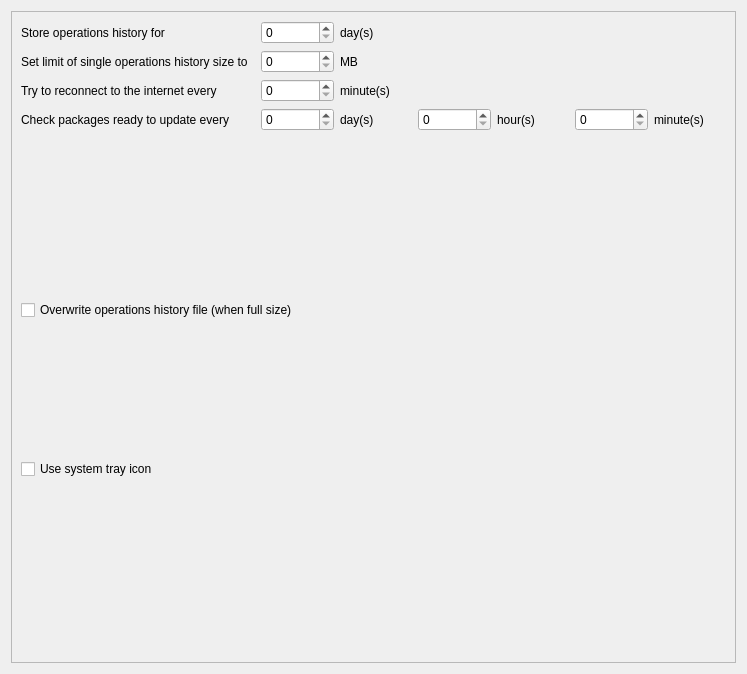
<?xml version="1.0" encoding="UTF-8"?>
<ui version="4.0">
 <class>GeneralSettings</class>
 <widget class="QWidget" name="GeneralSettings">
  <property name="geometry">
   <rect>
    <x>0</x>
    <y>0</y>
    <width>747</width>
    <height>674</height>
   </rect>
  </property>
  <layout class="QVBoxLayout" name="verticalLayout">
   <item>
    <layout class="QVBoxLayout" name="verticalLayout_2">
     <item>
      <widget class="QScrollArea" name="scrollArea">
       <property name="widgetResizable">
        <bool>true</bool>
       </property>
       <widget class="QWidget" name="scrollAreaWidgetContents">
        <property name="geometry">
         <rect>
          <x>0</x>
          <y>0</y>
          <width>725</width>
          <height>652</height>
         </rect>
        </property>
        <layout class="QVBoxLayout" name="verticalLayout_4">
         <item>
          <layout class="QGridLayout" name="gridLayout">
           <item row="2" column="1">
            <widget class="QSpinBox" name="kcfg_internet_reconnection_time_in_minutes"/>
           </item>
           <item row="3" column="1">
            <widget class="QSpinBox" name="kcfg_update_check_time_in_days"/>
           </item>
           <item row="3" column="3">
            <widget class="QSpinBox" name="kcfg_update_check_time_in_hours"/>
           </item>
           <item row="0" column="1">
            <widget class="QSpinBox" name="kcfg_history_store_time_in_days"/>
           </item>
           <item row="3" column="2">
            <widget class="QLabel" name="check_packages_for_updates_days_label">
             <property name="text">
              <string>day(s)</string>
             </property>
            </widget>
           </item>
           <item row="3" column="0">
            <widget class="QLabel" name="check_packages_for_update_label">
             <property name="text">
              <string>Check packages ready to update every </string>
             </property>
             <property name="alignment">
              <set>Qt::AlignLeading|Qt::AlignLeft|Qt::AlignVCenter</set>
             </property>
            </widget>
           </item>
           <item row="2" column="0">
            <widget class="QLabel" name="internet_reconnection_label">
             <property name="text">
              <string>Try to reconnect to the internet every </string>
             </property>
             <property name="alignment">
              <set>Qt::AlignLeading|Qt::AlignLeft|Qt::AlignVCenter</set>
             </property>
            </widget>
           </item>
           <item row="0" column="2">
            <widget class="QLabel" name="store_operations_history_days_label">
             <property name="text">
              <string>day(s)</string>
             </property>
            </widget>
           </item>
           <item row="2" column="2">
            <widget class="QLabel" name="internet_reconnection_minutes_label">
             <property name="text">
              <string>minute(s)</string>
             </property>
            </widget>
           </item>
           <item row="1" column="1">
            <widget class="QSpinBox" name="kcfg_history_file_size_limit_in_Mb"/>
           </item>
           <item row="3" column="6">
            <widget class="QLabel" name="check_packages_for_updates_minutes_label">
             <property name="text">
              <string>minute(s)</string>
             </property>
            </widget>
           </item>
           <item row="3" column="4">
            <widget class="QLabel" name="check_packages_for_updates_hours_label">
             <property name="text">
              <string>hour(s)</string>
             </property>
            </widget>
           </item>
           <item row="0" column="0">
            <widget class="QLabel" name="store_operations_history_label">
             <property name="text">
              <string>Store operations history for </string>
             </property>
             <property name="alignment">
              <set>Qt::AlignLeading|Qt::AlignLeft|Qt::AlignVCenter</set>
             </property>
            </widget>
           </item>
           <item row="1" column="0">
            <widget class="QLabel" name="set_single_operations_history_limit_label">
             <property name="text">
              <string>Set limit of single operations history size to  </string>
             </property>
             <property name="alignment">
              <set>Qt::AlignLeading|Qt::AlignLeft|Qt::AlignVCenter</set>
             </property>
            </widget>
           </item>
           <item row="3" column="5">
            <widget class="QSpinBox" name="kcfg_update_check_time_in_minutes"/>
           </item>
           <item row="1" column="2">
            <widget class="QLabel" name="set_single_operations_history_limit_mb_label">
             <property name="text">
              <string>MB</string>
             </property>
            </widget>
           </item>
          </layout>
         </item>
         <item>
          <layout class="QVBoxLayout" name="verticalLayout_3">
           <item>
            <spacer name="verticalSpacer_2">
             <property name="orientation">
              <enum>Qt::Vertical</enum>
             </property>
             <property name="sizeType">
              <enum>QSizePolicy::Fixed</enum>
             </property>
             <property name="sizeHint" stdset="0">
              <size>
               <width>20</width>
               <height>30</height>
              </size>
             </property>
            </spacer>
           </item>
           <item>
            <widget class="QCheckBox" name="kcfg_overwrite_full_history_file">
             <property name="text">
              <string>Overwrite operations history file (when full size)</string>
             </property>
            </widget>
           </item>
           <item>
            <widget class="QCheckBox" name="kcfg_use_system_tray_icon">
             <property name="text">
              <string>Use system tray icon</string>
             </property>
            </widget>
           </item>
           <item>
            <spacer name="verticalSpacer">
             <property name="orientation">
              <enum>Qt::Vertical</enum>
             </property>
             <property name="sizeType">
              <enum>QSizePolicy::Preferred</enum>
             </property>
             <property name="sizeHint" stdset="0">
              <size>
               <width>20</width>
               <height>40</height>
              </size>
             </property>
            </spacer>
           </item>
          </layout>
         </item>
        </layout>
       </widget>
      </widget>
     </item>
    </layout>
   </item>
  </layout>
 </widget>
 <resources/>
 <connections/>
</ui>
